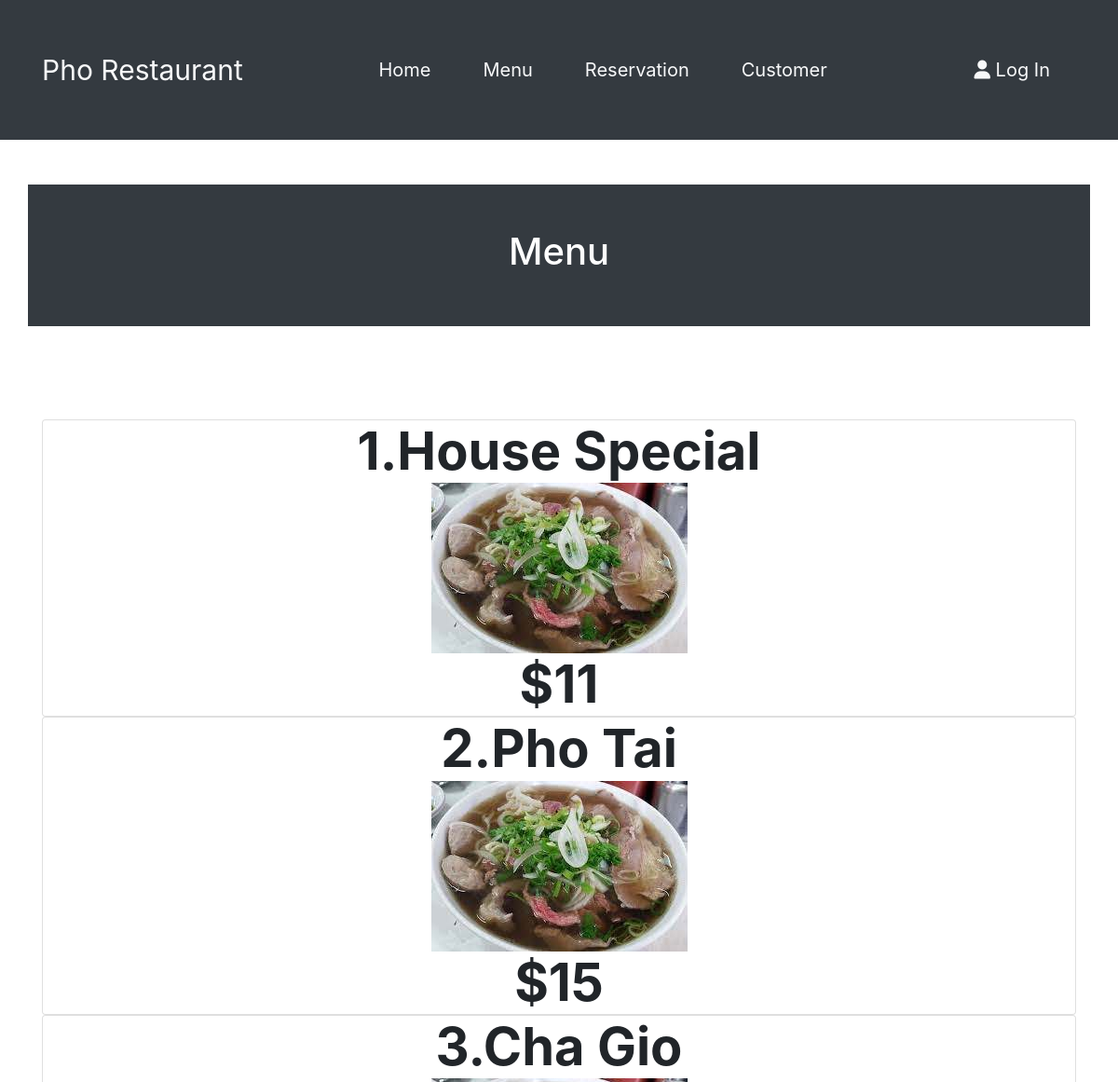
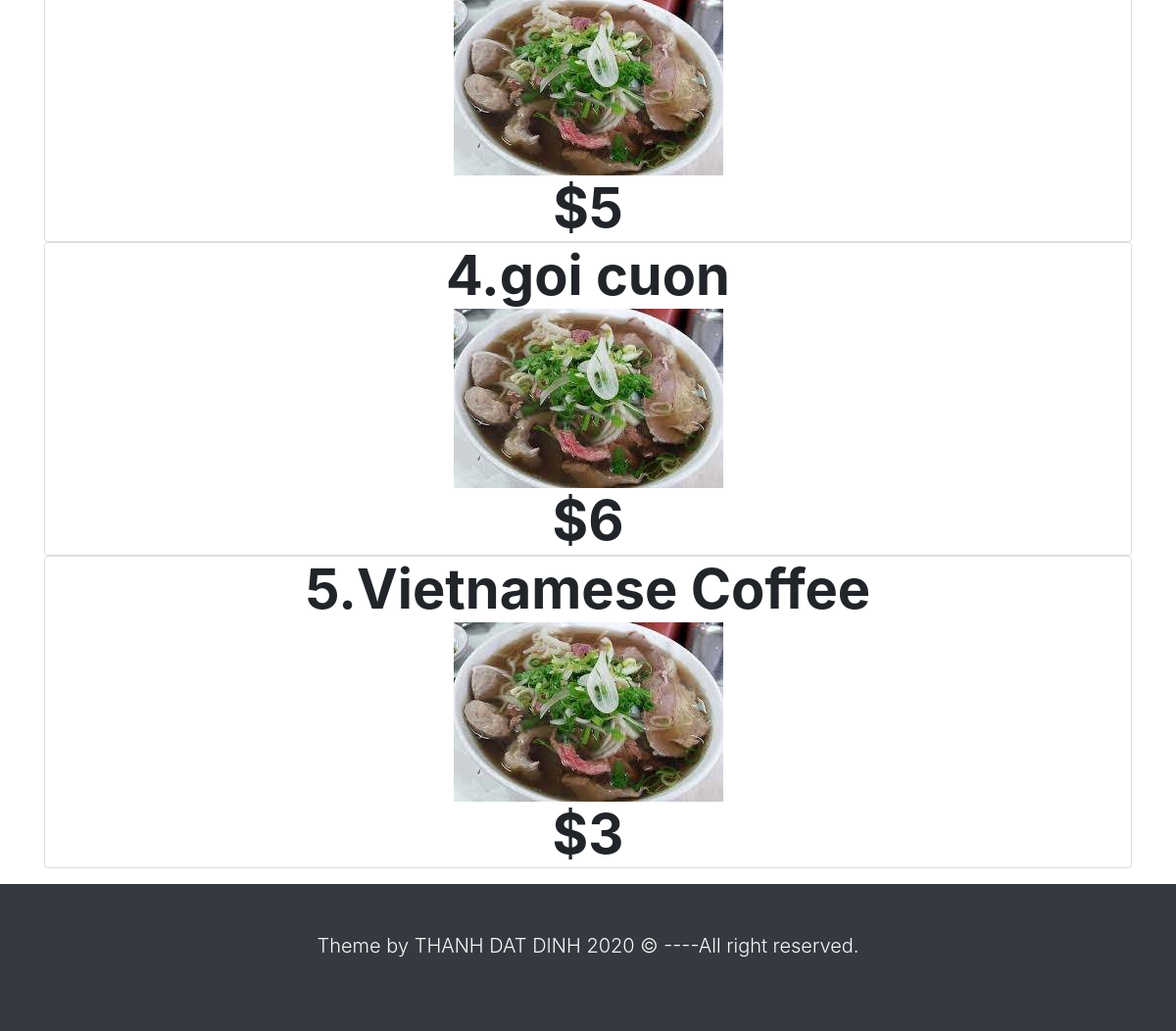
Page /menu.php on the committed database (2 pictures, top to bottom).
### tables this page shows
CREATE TABLE `menu` (
  `foodid` int(6) NOT NULL,
  `foodname` varchar(50) NOT NULL,
  `calories` int(11) DEFAULT NULL,
  `ingredients` varchar(50) DEFAULT NULL,
  `price` double NOT NULL,
  `description` varchar(60) DEFAULT NULL
);

### menu.php (the view, shortened to what this page needs)
<!DOCTYPE html>
<html lang="en">
<head>
    <link rel="stylesheet" href="https://cdn.jsdelivr.net/npm/bootstrap@4.5.3/dist/css/bootstrap.min.css">
    <link rel="stylesheet" href="css/style.css">
</head>
<body>
    <nav class="navbar navbar-expand-lg navbar-dark bg-dark">
        <div class="container" >
            <a href="home.php" class="navbar-brand text-light">Pho Restaurant</a>
            <div class="collapse navbar-collapse" id="navbarcollapseCMS">
                <ul class="navbar-nav m-auto">
                    <li class="nav-item">
                        <a href="home.php" class="nav-link text-light">Home</a>
                    </li>
                    <li class="nav-item">
                        <a href="menu.php" class="nav-link text-light">Menu</a>
                    </li>
                    <li class="nav-item">
                        <a href="reservation.php" class="nav-link text-light">Reservation</a>
                    </li>
                    <li class="nav-item">
                        <a href="customer.php" class="nav-link text-light">Customer</a>
                    </li>
                </ul>
                <ul class="navbar-nav">
                    <li class="nav-item">
                        <a href="login.php" class="nav-link text-light"><i class="fas fa-user"></i> Log In</a>
                    </li>
                </ul>
            </div>
        </div>
    </nav>
    <header >
        <div class="container bg-dark text-white py-5 my-5">
            <div class="row">
                <div class="col-lg-12 text-center">
                    <h1>Menu</h1>
                </div>
            </div>
        </div>
    </header>
    <main>
        <section class="container ">
            <div class="row align-items-center ">
                <div class="col-lg-12 text-center align-middle fourth">
                    <?php
                            global $ConnectingDB;
                            $sql = "SELECT foodid,foodname,price FROM menu";
                            $stmt=$ConnectingDB->query($sql);
                            while($dataRows=$stmt->fetch()){
                                $foodName = $dataRows["foodname"];
                                $foodId=$dataRows["foodid"];
                                $price = $dataRows["price"];
                    ?>
                    <div class="card">
                        <div class="row">
                            <div class="col-lg-12 font-weight-bold display-4 cardbody">
                                <?php echo $foodId.".".$foodName;?>
                                <br>
                                <img src="images/m1.jpg" alt="">
                                <br>
                                <?php echo "$".$price;?>
                            </div>
                        </div>
                    </div>
                    <?php }?>
                </div>
            </div>
        </section>
    </main>
    <footer class="text-light mt-3 bg-dark">
        <div class="container">
            <div class="row align-items-center">
                <div class="col text-center align-middle">
                    <p class="lead mt-5">Theme by THANH DAT DINH <span id="year"></span> &copy; ----All right reserved.</p>
                </div>
            </div>
        </div>
    </footer>
</body>
</html>

### css/style.css (style rules this page uses)
.nav-link { font-size: 20px; margin:0 20px; }
.navbar-brand { font-size: 30px;; }
.navbar { min-height: 150px; }
main .container { min-height: 600px; margin-top: 100px; }
body footer { min-height:150px; font-size: 30px; font-weight: bold; }

### rows in the picture
menu: foodid "1", foodname "House Special", price "11"
menu: foodid "2", foodname "Pho Tai", price "15"
menu: foodid "3", foodname "Cha Gio", price "5"
menu: foodid "4", foodname "goi cuon", price "6"
menu: foodid "5", foodname "Vietnamese Coffee", price "3"
